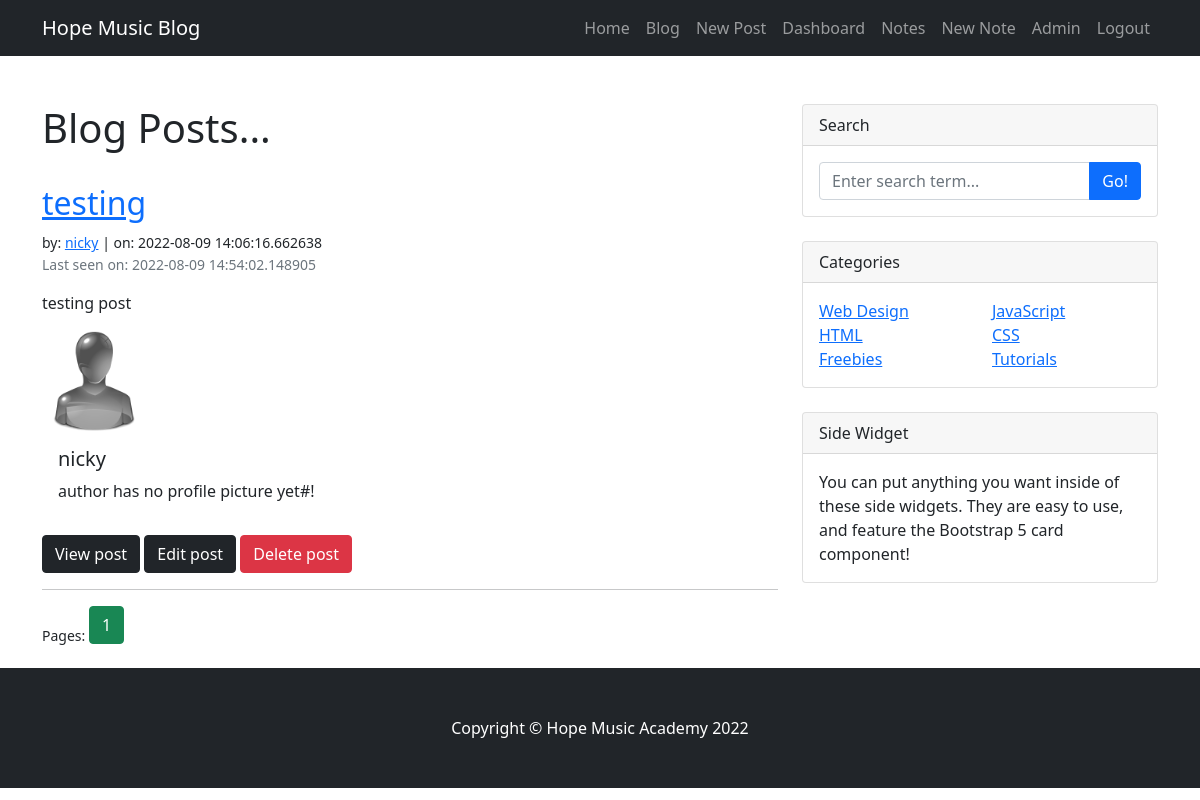
The app's page /posts (signed in), older data.
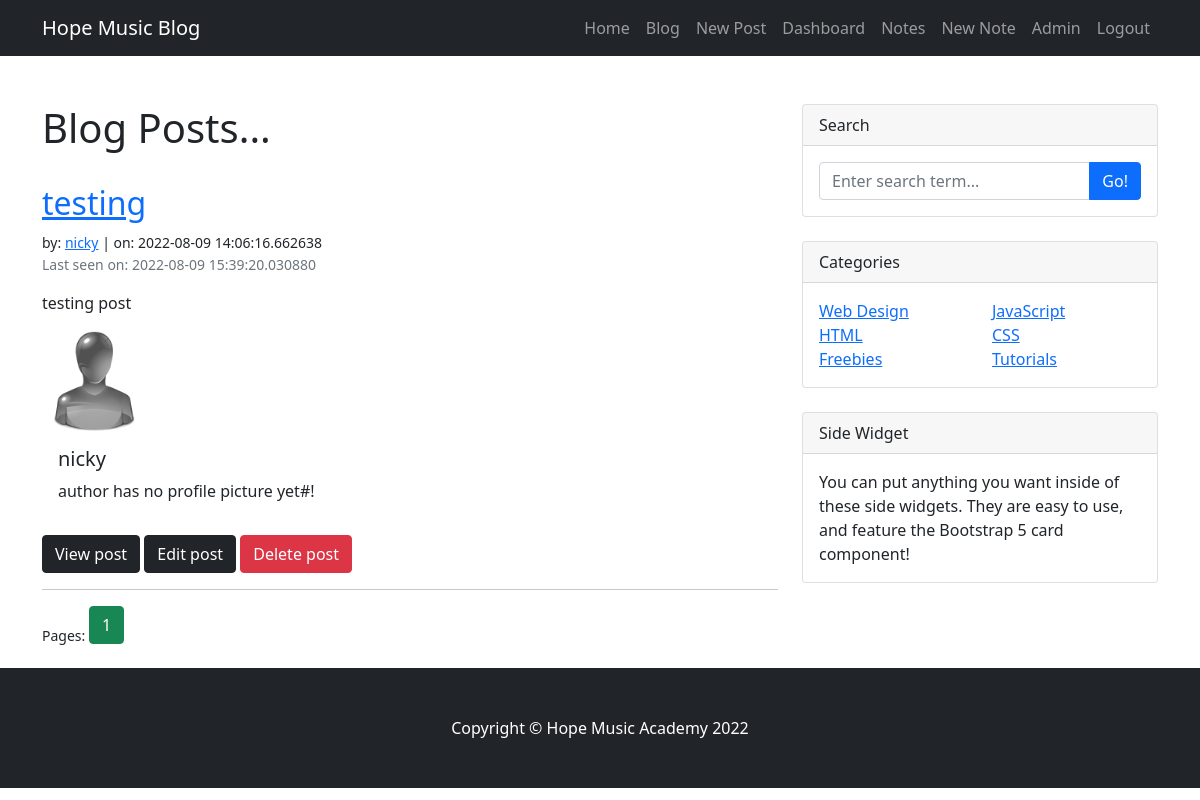
The same page, newer data.
### app.py (models this page shows, shortened)
class Posts(db.Model):
    id = db.Column(db.Integer, primary_key=True)
    title = db.Column(db.String(255))
    content = db.Column(db.Text)
    date_posted = db.Column(db.DateTime, default=datetime.utcnow)
    slug = db.Column(db.Text)
    blogger_id = db.Column(db.Integer, db.ForeignKey('users.id'))
    comments = db.relationship('Comments', backref="posts", lazy=True)

class Users(db.Model, UserMixin):
    id = db.Column(db.Integer, primary_key=True)
    username = db.Column(db.String(255), unique=True, nullable=False)
    first_name = db.Column(db.String(50), nullable=False)
    last_name = db.Column(db.String(50), nullable=False)
    email = db.Column(db.String(100), unique=True, nullable=False)
    favorite_color = db.Column(db.String(120))
    about_author = db.Column(db.Text(), nullable=True)
    data_added = db.Column(db.DateTime, default=datetime.utcnow)
    profile_pic = db.Column(db.String(), nullable=True)
    last_seen = db.Column(db.DateTime, default=datetime.utcnow)
    posts = db.relationship("Posts", backref="blogger")
    comments = db.relationship('Comments', backref="user", passive_deletes=True)
    password_hash = db.Column(db.String(128))
    @property
    def password(self):
        raise AttributeError('Password is not readable attribute')

### app.py (the view)
@app.route('/posts')
@login_required
def posts():
    page = request.args.get('page', 1, type=int)
    posts = Posts.query.order_by(Posts.date_posted).\
        paginate(page=page, per_page=2)
    return render_template('posts.html', posts=posts)

### app.py (called while the page is built)
@app.before_request
def before_request():
    if current_user.is_authenticated:
        current_user.last_seen = datetime.utcnow()
        db.session.commit()

@login_manager.user_loader  # load users when login
def load_user(user_id):
    return Users.query.get(int(user_id))

### templates/posts.html
{% extends "base.html" %}
{% block content %}
    <h1>Blog Posts...</h1>
    <br/>
    {% for post in posts.items %}
        <h2><a href="{{ url_for('post', id=post.id) }}">{{ post.title }}</a></h2>
        <small>
            by: <a href="{{ url_for('user_posts', first_name=post.blogger.first_name) }}">{{ post.blogger.first_name }}</a> |
            on: {{ post.date_posted }}
        </small><br/>
        <small  class="text-muted">
            {% if post.blogger.last_seen %}<p>Last seen on: {{ post.blogger.last_seen }}</p>{% endif %}
        </small>
        {{ post.slug|safe }}
        <div class="mb-3">
            <div class="row no-gutters">
                <div class="col-md2">
                    {% if post.blogger.profile_pic %}
                        <img src="{{ url_for('static', filename='/img/' + post.blogger.profile_pic) }}"
                             alt="user profile picture" width="100px" align="left">
                    {% else %}
                        <img src="{{ url_for('static', filename='/img/default_pic.png') }}"
                     alt="default profile picture" align="left" width="100px">
                    {% endif %}
                </div>
                <div class="col-md-10">
                    <div class="card-body">
                        <h5 class="card-title">{{ post.blogger.first_name }}</h5>
                        <p class="card-text">
                            {% if post.blogger.about_author %}
                                About the blogger: {{ post.blogger.about_author }}
                            {% else %}
                                author has no profile picture yet#!
                            {% endif %}
                        </p>
                    </div>
                </div>
            </div>
        </div>
        <a href="{{ url_for('post', id=post.id) }}" class="btn btn-dark">View post</a>
        {% if post.blogger_id == current_user.id %}
            <a href="{{ url_for('edit_post', id=post.id) }}" class="btn btn-dark">Edit post</a>
            <a href="{{ url_for('delete_post', id=post.id) }}" class="btn btn-danger">Delete post</a>
            <br/>
        {% endif %}
        <hr>
    {% endfor %}
    <div class="row">
        <small>Pages:
        {% for page_num in posts.iter_pages(left_edge=1, right_edge=1, left_current=2, right_current=1) %}
            {% if page_num %}
                {% if posts.page == page_num %}
                    <a class="btn btn-success mb-4" href="{{ url_for('posts', page=page_num) }}">{{ page_num }}</a>
                {% else %}
                    <a class="btn btn-outline-success mb-4" href="{{ url_for('posts', page=page_num) }}">{{ page_num }}</a>
                {% endif %}
            {% else %}
                ...
            {% endif %}
        {% endfor %}
        </small>
    </div>
{% endblock content %}

Row changes from the older to the newer data that the page shows:
changed through a linked row, Posts "testing": blogger.last_seen "2022-08-09 14:54:02.148905" → "2022-08-09 15:39:20.030880"
